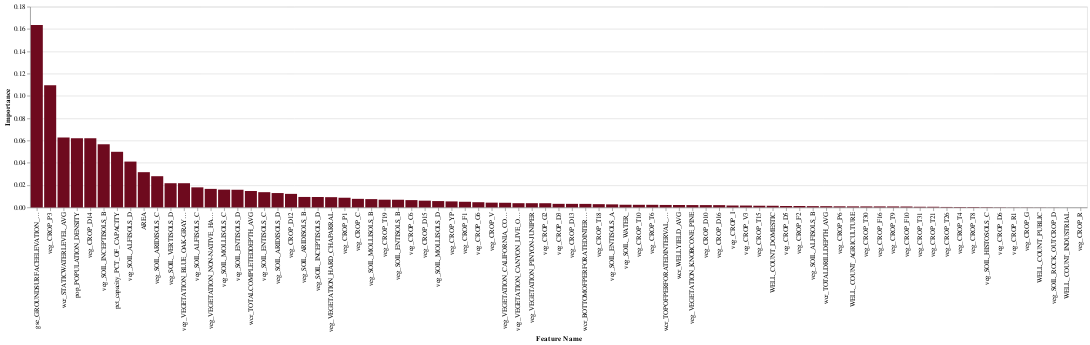

The cell this chart's notebook holds for it:
### Code cell
draw_feature_importance(col_list, rfreg.feature_importances_)

### Figure 1 — Vega-Lite specification as saved in the notebook (floating-point values rounded to 4 significant figures)
{"config": {"view": {"continuousWidth": 400, "continuousHeight": 300}}, "data": {"name": "data-bf03b4c3148b66242dd6c55560178c91"}, "mark": {"type": "bar", "color": "#6e0a1e"}, "encoding": {"x": {"field": "Feature Name", "sort": "-y", "type": "nominal"}, "y": {"field": "Importance", "type": "quantitative"}}, "$schema": "https://vega.github.io/schema/vega-lite/v4.17.0.json", "datasets": {"data-bf03b4c3148b66242dd6c55560178c91": [{"Feature Name": "wcr_TOTALDRILLDEPTH_AVG", "Importance": 0.001091}, {"Feature Name": "wcr_WELLYIELD_AVG", "Importance": 0.002143}, {"Feature Name": "wcr_STATICWATERLEVEL_AVG", "Importance": 0.06274}, {"Feature Name": "wcr_TOPOFPERFORATEDINTERVAL_AVG", "Importance": 0.002192}, {"Feature Name": "wcr_BOTTOMOFPERFORATEDINTERVAL_AVG", "Importance": 0.003141}, {"Feature Name": "wcr_TOTALCOMPLETEDDEPTH_AVG", "Importance": 0.0147}, {"Feature Name": "veg_VEGETATION_BLUE_OAK-GRAY_PINE", "Importance": 0.02168}, {"Feature Name": "veg_VEGETATION_CALIFORNIA_COAST_LIVE_OAK", "Importance": 0.004148}, {"Feature Name": "veg_VEGETATION_CANYON_LIVE_OAK", "Importance": 0.003769}, {"Feature Name": "veg_VEGETATION_HARD_CHAPARRAL", "Importance": 0.009168}, {"Feature Name": "veg_VEGETATION_KNOBCONE_PINE", "Importance": 0.002076}, {"Feature Name": "veg_VEGETATION_NON-NATIVE_HARDWOOD_FOREST", "Importance": 0.0166}, {"Feature Name": "veg_VEGETATION_PINYON-JUNIPER", "Importance": 0.003768}, {"Feature Name": "veg_SOIL_ALFISOLS_B", "Importance": 0.001116}, {"Feature Name": "veg_SOIL_ALFISOLS_C", "Importance": 0.01797}, {"Feature Name": "veg_SOIL_ALFISOLS_D", "Importance": 0.04109}, {"Feature Name": "veg_SOIL_ARIDISOLS_B", "Importance": 0.009364}, {"Feature Name": "veg_SOIL_ARIDISOLS_C", "Importance": 0.02797}, {"Feature Name": "veg_SOIL_ARIDISOLS_D", "Importance": 0.01286}, {"Feature Name": "veg_SOIL_ENTISOLS_A", "Importance": 0.002711}, {"Feature Name": "veg_SOIL_ENTISOLS_B", "Importance": 0.006861}, {"Feature Name": "veg_SOIL_ENTISOLS_C", "Importance": 0.01364}, {"Feature Name": "veg_SOIL_ENTISOLS_D", "Importance": 0.01582}, {"Feature Name": "veg_SOIL_HISTOSOLS_C", "Importance": 0.0002473}, {"Feature Name": "veg_SOIL_INCEPTISOLS_B", "Importance": 0.05661}, {"Feature Name": "veg_SOIL_INCEPTISOLS_D", "Importance": 0.009335}, {"Feature Name": "veg_SOIL_MOLLISOLS_B", "Importance": 0.007424}, {"Feature Name": "veg_SOIL_MOLLISOLS_C", "Importance": 0.01594}, {"Feature Name": "veg_SOIL_MOLLISOLS_D", "Importance": 0.005666}, {"Feature Name": "veg_SOIL_ROCK_OUTCROP_D", "Importance": 3.691e-05}, {"Feature Name": "veg_SOIL_VERTISOLS_D", "Importance": 0.02168}, {"Feature Name": "veg_SOIL_WATER_", "Importance": 0.002379}, {"Feature Name": "veg_CROP_C", "Importance": 0.007666}, {"Feature Name": "veg_CROP_C6", "Importance": 0.006533}, {"Feature Name": "veg_CROP_D10", "Importance": 0.002062}, {"Feature Name": "veg_CROP_D12", "Importance": 0.01213}, {"Feature Name": "veg_CROP_D13", "Importance": 0.003171}, {"Feature Name": "veg_CROP_D14", "Importance": 0.06195}, {"Feature Name": "veg_CROP_D15", "Importance": 0.006033}, {"Feature Name": "veg_CROP_D16", "Importance": 0.00202}, {"Feature Name": "veg_CROP_D3", "Importance": 0.003191}, {"Feature Name": "veg_CROP_D5", "Importance": 0.001248}, {"Feature Name": "veg_CROP_D6", "Importance": 0.0001566}, {"Feature Name": "veg_CROP_F1", "Importance": 0.005043}, {"Feature Name": "veg_CROP_F10", "Importance": 0.0007894}, {"Feature Name": "veg_CROP_F16", "Importance": 0.000874}, {"Feature Name": "veg_CROP_F2", "Importance": 0.001231}, {"Feature Name": "veg_CROP_G", "Importance": 9.099e-05}, {"Feature Name": "veg_CROP_G2", "Importance": 0.003738}, {"Feature Name": "veg_CROP_G6", "Importance": 0.004646}, {"Feature Name": "veg_CROP_I", "Importance": 0.001683}, {"Feature Name": "veg_CROP_P1", "Importance": 0.008663}, {"Feature Name": "veg_CROP_P3", "Importance": 0.1095}, {"Feature Name": "veg_CROP_P6", "Importance": 0.0009595}, {"Feature Name": "veg_CROP_R", "Importance": 4.072e-07}, {"Feature Name": "veg_CROP_R1", "Importance": 9.186e-05}, {"Feature Name": "veg_CROP_T10", "Importance": 0.002325}, {"Feature Name": "veg_CROP_T15", "Importance": 0.001495}, {"Feature Name": "veg_CROP_T18", "Importance": 0.002898}, {"Feature Name": "veg_CROP_T19", "Importance": 0.006913}, {"Feature Name": "veg_CROP_T21", "Importance": 0.0005623}, {"Feature Name": "veg_CROP_T26", "Importance": 0.0003899}, {"Feature Name": "veg_CROP_T30", "Importance": 0.0008838}, {"Feature Name": "veg_CROP_T31", "Importance": 0.0005685}, {"Feature Name": "veg_CROP_T4", "Importance": 0.0003702}, {"Feature Name": "veg_CROP_T6", "Importance": 0.002314}, {"Feature Name": "veg_CROP_T8", "Importance": 0.0003604}, {"Feature Name": "veg_CROP_T9", "Importance": 0.0008577}, {"Feature Name": "veg_CROP_V", "Importance": 0.004257}, {"Feature Name": "veg_CROP_V3", "Importance": 0.001659}, {"Feature Name": "veg_CROP_YP", "Importance": 0.00537}, {"Feature Name": "pop_POPULATION_DENSITY", "Importance": 0.06196}, {"Feature Name": "pct_capacity_PCT_OF_CAPACITY", "Importance": 0.04986}, {"Feature Name": "gse_GROUNDSURFACEELEVATION_AVG", "Importance": 0.1636}, {"Feature Name": "WELL_COUNT_AGRICULTURE", "Importance": 0.0009056}, {"Feature Name": "WELL_COUNT_DOMESTIC", "Importance": 0.001464}, {"Feature Name": "WELL_COUNT_INDUSTRIAL", "Importance": 1.095e-05}, {"Feature Name": "WELL_COUNT_PUBLIC", "Importance": 6.348e-05}, {"Feature Name": "AREA", "Importance": 0.03158}]}}
